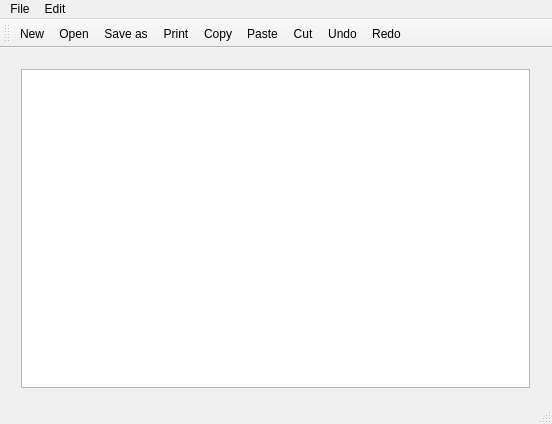
<?xml version="1.0" encoding="UTF-8"?>
<ui version="4.0">
 <class>MainWindow</class>
 <widget class="QMainWindow" name="MainWindow">
  <property name="geometry">
   <rect>
    <x>0</x>
    <y>0</y>
    <width>552</width>
    <height>424</height>
   </rect>
  </property>
  <property name="windowTitle">
   <string>MainWindow</string>
  </property>
  <widget class="QWidget" name="centralWidget">
   <widget class="QWidget" name="verticalLayoutWidget">
    <property name="geometry">
     <rect>
      <x>10</x>
      <y>10</y>
      <width>531</width>
      <height>341</height>
     </rect>
    </property>
    <layout class="QVBoxLayout" name="verticalLayout">
     <item>
      <widget class="QTextEdit" name="textEdit"/>
     </item>
    </layout>
   </widget>
  </widget>
  <widget class="QMenuBar" name="menuBar">
   <property name="geometry">
    <rect>
     <x>0</x>
     <y>0</y>
     <width>552</width>
     <height>26</height>
    </rect>
   </property>
   <widget class="QMenu" name="menuFile">
    <property name="title">
     <string>File</string>
    </property>
    <addaction name="actionNew"/>
    <addaction name="actionOpen"/>
    <addaction name="actionSave_as"/>
    <addaction name="actionPrint"/>
    <addaction name="actionExit"/>
   </widget>
   <widget class="QMenu" name="menuEdit">
    <property name="title">
     <string>Edit</string>
    </property>
    <addaction name="actionCopy"/>
    <addaction name="actionPaste"/>
    <addaction name="actionCut"/>
    <addaction name="actionUndo"/>
    <addaction name="actionRedo"/>
   </widget>
   <addaction name="menuFile"/>
   <addaction name="menuEdit"/>
  </widget>
  <widget class="QToolBar" name="mainToolBar">
   <attribute name="toolBarArea">
    <enum>TopToolBarArea</enum>
   </attribute>
   <attribute name="toolBarBreak">
    <bool>true</bool>
   </attribute>
   <addaction name="actionNew"/>
   <addaction name="actionOpen"/>
   <addaction name="actionSave_as"/>
   <addaction name="actionPrint"/>
   <addaction name="actionCopy"/>
   <addaction name="actionPaste"/>
   <addaction name="actionCut"/>
   <addaction name="actionUndo"/>
   <addaction name="actionRedo"/>
  </widget>
  <widget class="QStatusBar" name="statusBar"/>
  <action name="actionNew">
   <property name="icon">
    <iconset resource="resources.qrc">
     <normaloff>:/imgs/new.JPG</normaloff>:/imgs/new.JPG</iconset>
   </property>
   <property name="text">
    <string>New</string>
   </property>
  </action>
  <action name="actionOpen">
   <property name="icon">
    <iconset resource="resources.qrc">
     <normaloff>:/imgs/open.JPG</normaloff>:/imgs/open.JPG</iconset>
   </property>
   <property name="text">
    <string>Open</string>
   </property>
  </action>
  <action name="actionSave_as">
   <property name="icon">
    <iconset resource="resources.qrc">
     <normaloff>:/imgs/save.JPG</normaloff>:/imgs/save.JPG</iconset>
   </property>
   <property name="text">
    <string>Save as</string>
   </property>
  </action>
  <action name="actionPrint">
   <property name="icon">
    <iconset resource="resources.qrc">
     <normaloff>:/imgs/print.JPG</normaloff>:/imgs/print.JPG</iconset>
   </property>
   <property name="text">
    <string>Print</string>
   </property>
  </action>
  <action name="actionExit">
   <property name="text">
    <string>Exit</string>
   </property>
  </action>
  <action name="actionCopy">
   <property name="icon">
    <iconset resource="resources.qrc">
     <normaloff>:/imgs/copy.JPG</normaloff>:/imgs/copy.JPG</iconset>
   </property>
   <property name="text">
    <string>Copy</string>
   </property>
  </action>
  <action name="actionPaste">
   <property name="icon">
    <iconset resource="resources.qrc">
     <normaloff>:/imgs/paste.JPG</normaloff>:/imgs/paste.JPG</iconset>
   </property>
   <property name="text">
    <string>Paste</string>
   </property>
  </action>
  <action name="actionCut">
   <property name="icon">
    <iconset resource="resources.qrc">
     <normaloff>:/imgs/cut.JPG</normaloff>:/imgs/cut.JPG</iconset>
   </property>
   <property name="text">
    <string>Cut</string>
   </property>
  </action>
  <action name="actionUndo">
   <property name="icon">
    <iconset resource="resources.qrc">
     <normaloff>:/imgs/undo.JPG</normaloff>:/imgs/undo.JPG</iconset>
   </property>
   <property name="text">
    <string>Undo</string>
   </property>
  </action>
  <action name="actionRedo">
   <property name="icon">
    <iconset resource="resources.qrc">
     <normaloff>:/imgs/redo.JPG</normaloff>:/imgs/redo.JPG</iconset>
   </property>
   <property name="text">
    <string>Redo</string>
   </property>
  </action>
 </widget>
 <layoutdefault spacing="6" margin="11"/>
 <resources>
  <include location="resources.qrc"/>
 </resources>
 <connections/>
</ui>
